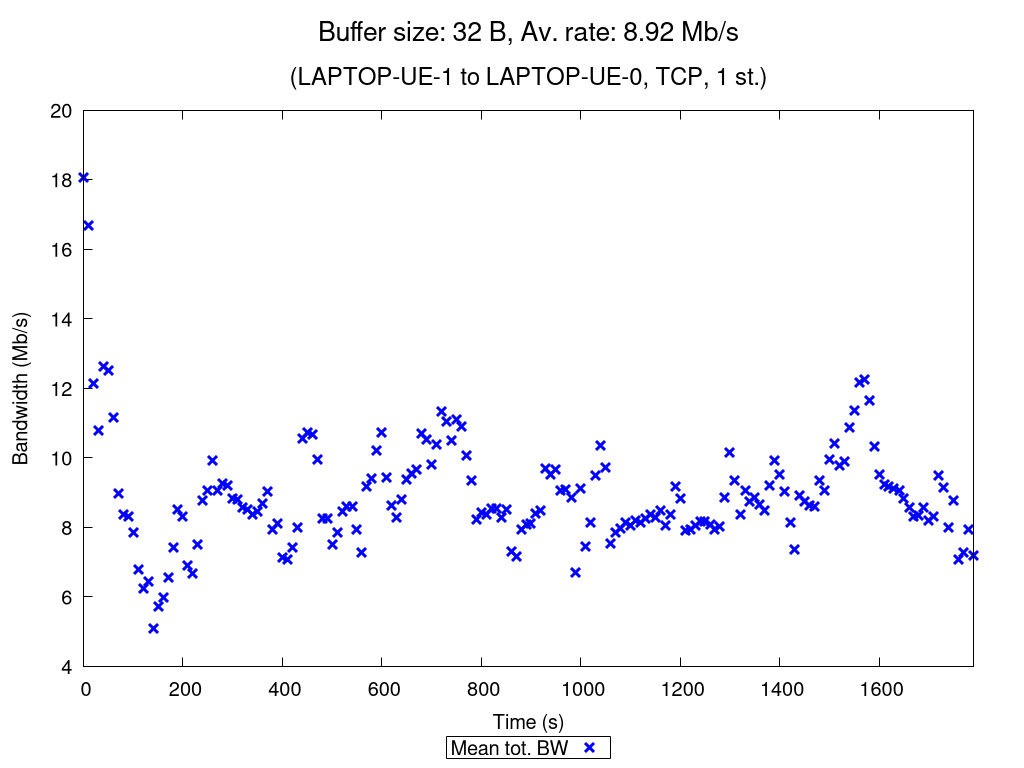

This figure's gnuplot source:
set terminal pngcairo nocrop enhanced size 1024,768 font "Verdana,15"
set output "TCP_1_st_2020_10_18_02-06-25_two2one_00032B.png"

set title "{/=20 Buffer size: 32 B, Av. rate: 8.92 Mb/s}\n\n{/=18 (LAPTOP-UE-1 to LAPTOP-UE-0, TCP, 1 st.)}"

set xlabel "Time (s)"
set ylabel "Bandwidth (Mb/s)"
set ytics nomirror
set key bmargin center horizontal box samplen 1 width -1
set bmargin 4.6
set rmargin 4.5

rf = 1000000.0  # rate factor
set style fill transparent solid 0.2 noborder
set autoscale xfix
plot "TCP_1_st_2020_10_18_02-06-25_two2one_00032B_iperf_processed.dat" using 1:($2/rf-$3/rf):($2/rf+$3/rf) with filledcurves lc rgb "blue" notitle, \
     "" using 1:($2/rf) with points pt 2 ps 1.5 lw 3 lc rgb "blue" title "Mean tot. BW", \
